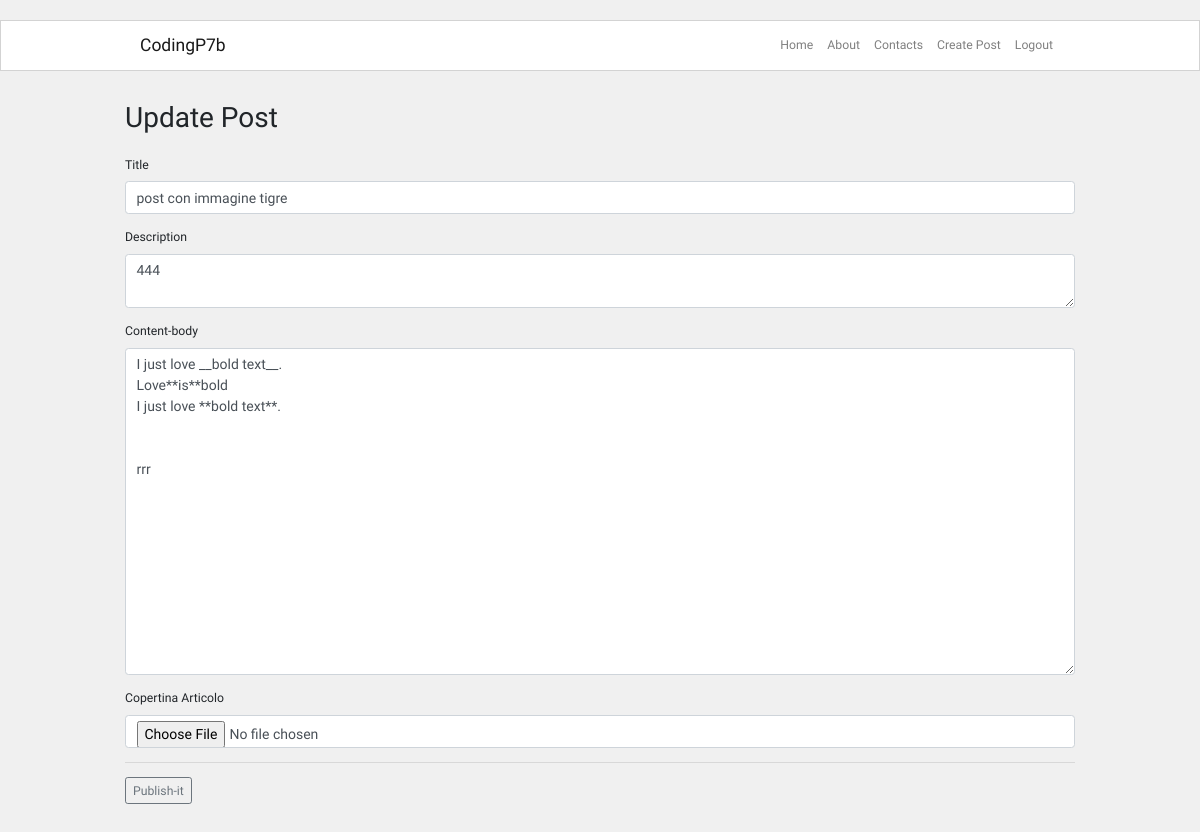
/posts/12/update (signed in), run on the app's committed database.
### blog/models.py (models this page shows, shortened)
class Post(db.Model):
    id = db.Column(db.Integer, primary_key=True)
    user_id = db.Column(db.Integer, db.ForeignKey('user.id'), nullable=False)
    created_at = db.Column(db.DateTime, default=datetime.now)
    title = db.Column(db.String(120), nullable=False)
    description = db.Column(db.String(240))
    body = db.Column(db.Text(), nullable=False) # no string limits
    slug = db.Column(db.String(250))
    image = db.Column(db.String(120))

### blog/routes.py (the view)
@app.route("/posts/<int:post_id>/update", methods=["GET", "POST"])
@login_required  # in questo modo solo chi e' loggato puo' chiamarlo vedi anche import login_required
def post_update(post_id):
    post_instance = Post.query.get_or_404(post_id)
    if post_instance.author != current_user:
        abort(403)
    form = PostForm()
    if form.validate_on_submit():
        post_instance.title = form.title.data
        post_instance.description = form.description.data
        post_instance.body = form.body.data
        if  form.image.data:
            try : # try in caso di image corrotta
                print(form.image.data)
                image = save_picture(form.image.data) # return path
                post_instance.image = image
            except Exception:
                db.session.commit()
                flash("Si e' verifcato un problema con l'immagina caricata !!!")
                return redirect(url_for('post_update', post_id=post_instance.id))
        db.session.commit()
        return redirect(url_for('post_detail', post_slug=post_instance.slug))
    elif request.method == "GET" :
        form.title.data = post_instance.title
        form.description.data = post_instance.description
        form.body.data = post_instance.body
    return render_template("post_editor.html", form=form)

### blog/forms.py
class PostForm(FlaskForm): # deve rispecchiare i campi del "model" Psot
    title = StringField("Title",
        validators=[DataRequired("CAMPO OBBLIGATORIO !!!"), Length(min=3, max=120, message="deve contenet almeno 3 e al max 120")])
    description = TextAreaField("Description",
        validators=[Length(max=240, message="massimo 140 caratteri")])
    body = TextAreaField("Content-body", validators=[DataRequired("CAMPO OBBLIGATORIO !!!")])
    image = FileField('Copertina Articolo', validators=[FileAllowed(['jpg','jpeg','png'])])
    submit = SubmitField('Publish-it')

### blog/models.py (called while the page is built)
@login_manager.user_loader
def load_user(id):
    return User.query.get(int(id))

### blog/templates/post_editor.html (shortened to what this page needs)
{% extends 'base.html' %}
{% block content%}
<div class="container content-container">
    {% if request.path == "/create-post" %}
    <h2>Crea un nuovo Post</h2>
    {% else %}
    <h2>Update Post</h2>
    {% endif %}
    <div class="row no-gutters">
        <div class="col">
            <form method="POST" enctype="multipart/form-data" novalidate>
                <div class="form-group">
                    {{ form.title.label }}
                    {{ form.title(class="form-control") }}
                </div>
                <div class="form-group">
                    {{ form.description.label }}
                    {{ form.description(class="form-control") }}
                </div>
                <div class="form-group">
                    {{ form.body.label }}
                    {{ form.body(class="form-control", rows=15) }}
                </div>
                <div class="form-group">
                    {{ form.image.label }}
                    {{ form.image(class="form-control") }}
                </div>
                <hr>
                {{ form.submit(class="btn btn-sm btn-outline-secondary") }}
            </form>
        </div>
    </div>
</div>
{% endblock %}

### blog/static/blog.css (style rules this page uses)
html, body { font-family: 'Raleway', sans-serif; font-size: 0.875rem; padding: 10px 0px 10px 0px; background-color: #f0f0f0; }
.content-container { max-width: 950px; margin-top: 30px; margin-bottom: 30px; padding: 0px; }

### data on the page
Post: title "post con immagine tigre", description "444", body "I just love __bold text__. Love**is**bold I just love **bold text**. rrr"
